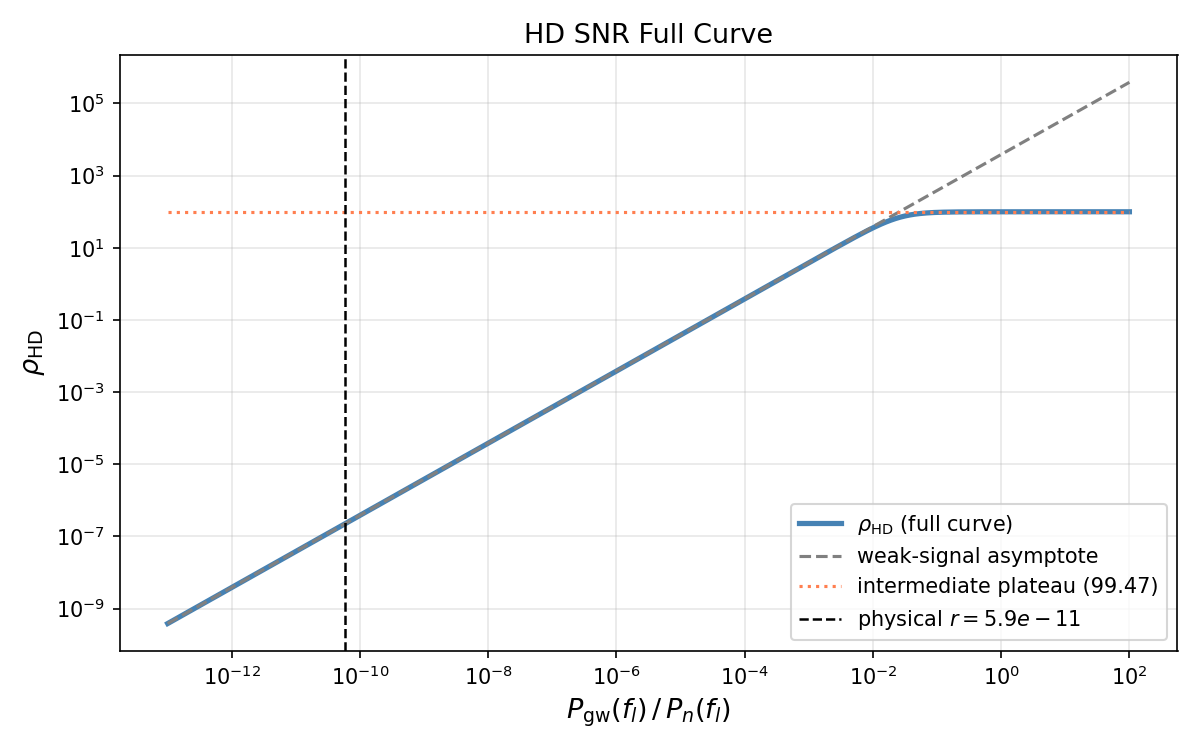

This figure's Python source:
"""
hd_full_curve_snr.py
====================
Plots the full-curve HD SNR vs r = P_gw(f_l)/P_n.

Uses the pair-by-pair diagonal approximation of C^{-1}.

For each pair (a,b), the contribution to rho^2 is (from Romano Case 3 inversion):

    rho^2_HD = sum_{a<b}  2 * Pgw^2 * (F*gamma_ab)^2
                          / [ (Pgw * F*gamma_ab)^2 + (Pgw + sigma^2)^2 ]

where F = 192*pi^3, gamma_ab = gamma_parallel(theta_ab) (raw, without F),
and r = P_gw / P_n is the x-axis variable.

Correct asymptotes:
  Weak signal (r -> 0):
    rho^2 -> 2 * F^2 * sum(gamma_ab^2) * r^2
    rho   -> sqrt(2) * F * sqrt(sum(gamma_ab^2)) * r

  Intermediate (r -> inf):
    rho^2 -> sum_{a<b}  2*(F*gamma_ab)^2 / ((F*gamma_ab)^2 + 1)
    rho   -> sqrt(sum_{a<b} 2*(F*gamma_ab)^2 / ((F*gamma_ab)^2 + 1))
"""

import numpy as np
import matplotlib.pyplot as plt
import sys, os

sys.path.insert(0, os.path.dirname(os.path.abspath(__file__)))
from main import (
    build_star_positions,
    pairwise_theta,
    compute_ell_limits,
    gamma_parallel,
    rho_hd_full,
    STAR_COORDS_DEG,
    N_STARS,
    FIELD_SIZE_DEG,
    RANDOM_SEED,
    P_n,
    sigma_bar_sq,
    PHYSICAL_RATIO,
)

EPS          = 1e-14
ASTRO_FACTOR = 192.0 * np.pi**3


# ============================================================
#  ANALYTIC ASYMPTOTES
# ============================================================

def rho_hd_weak(gammas, r_values):
    """
    Weak-signal asymptote: rho^2 = 2 * F^2 * sum(gamma_ab^2) * r^2

    Derived from the correct HD formula in the limit Pgw << sigma^2:
      numer -> 2 * Pgw^2 * (F*g)^2
      denom -> sigma^4
      rho^2 -> 2 * (F*g*r)^2  (summed over pairs, using Pgw = r*P_n = r*sigma^2)
    """
    F = ASTRO_FACTOR
    sum_gamma2 = float(np.sum(gammas**2))
    return np.sqrt(2.0) * F * np.sqrt(sum_gamma2) * np.asarray(r_values, dtype=float)


def rho_hd_intermediate(gammas):
    """
    Intermediate-signal plateau: rho^2 = sum_{a<b} 2*(F*g)^2 / ((F*g)^2 + 1)

    Derived from the correct HD formula in the limit Pgw >> sigma^2:
      (Pgw + sigma^2)^2 -> Pgw^2
      rho^2_ab -> 2*(F*g)^2 / ((F*g)^2 + 1)  (Pgw^2 cancels)

    This is a pure geometric number, independent of r.
    For F*g >> 1: each term -> 2, so plateau -> sqrt(2*N_pairs) = sqrt(N*(N-1)).
    """
    F  = ASTRO_FACTOR
    Fg = F * gammas
    rho_sq = float(np.sum(2.0 * Fg**2 / (Fg**2 + 1.0)))
    return np.sqrt(max(rho_sq, 0.0))


# ============================================================
#  SWEEP AND PLOT
# ============================================================

def plot_full_curve(gamma_matrix, n_r=400, save_path=None):
    """
    Sweep r = P_gw/P_n over a fixed range and plot rho_HD with asymptotes.

    The sweep [1e-13, 1e2] is fixed so the physical operating point
    (PHYSICAL_RATIO ~ 6e-11) and both transitions arise naturally.
    """
    vals   = gamma_matrix[np.triu_indices_from(gamma_matrix, k=1)]
    gammas = vals[np.isfinite(vals) & (np.abs(vals) > EPS)]
    Np     = len(gammas)
    print(f"N_pairs used: {Np}")

    # Fixed sweep — physical ratio and transitions arise naturally
    r_values = np.logspace(-13, 2, n_r)

    print(f"Computing rho_HD for {n_r} r values ...")
    rho_full = rho_hd_full(r_values, gamma_matrix)
    print("Done.")

    rho_weak_vals = rho_hd_weak(gammas, r_values)
    rho_int_val   = rho_hd_intermediate(gammas)
    rho_int_line  = np.full_like(r_values, rho_int_val)

    F = ASTRO_FACTOR
    sum_gamma2 = float(np.sum(gammas**2))
    print(f"\nsum gamma_ab^2                            = {sum_gamma2:.4e}")
    print(f"F^2 * sum gamma_ab^2                       = {F**2 * sum_gamma2:.4e}")
    print(f"Weak-signal prefactor sqrt(2)*F*sqrt(sum)  = {np.sqrt(2.0)*F*np.sqrt(sum_gamma2):.4f}")
    print(f"Intermediate plateau rho_int               = {rho_int_val:.4f}")
    print(f"Physical r = P_gw/P_n                      = {PHYSICAL_RATIO:.3e}")

    fig, ax = plt.subplots(figsize=(8, 5))

    ax.loglog(r_values, rho_full,
              color='steelblue', lw=2.5, label=r'$\rho_{\rm HD}$ (full curve)')
    ax.loglog(r_values, rho_weak_vals,
              color='grey', lw=1.5, ls='--',
              label=r'weak-signal asymptote')
    ax.loglog(r_values, rho_int_line,
              color='coral', lw=1.5, ls=':',
              label=f'intermediate plateau ({rho_int_val:.2f})')
    ax.axvline(PHYSICAL_RATIO, color='k', lw=1.2, ls='--',
               label=rf'physical $r = {PHYSICAL_RATIO:.1e}$')

    ax.set_xlabel(r'$P_{\rm gw}(f_l)\,/\,P_n(f_l)$', fontsize=13)
    ax.set_ylabel(r'$\rho_{\rm HD}$',                 fontsize=13)
    ax.set_title('HD SNR Full Curve',                  fontsize=13)
    ax.legend(fontsize=10)
    ax.grid(True, which='both', alpha=0.3)
    plt.tight_layout()

    if save_path:
        plt.savefig(save_path, dpi=150)
        print(f"Figure saved to {save_path}")
    else:
        plt.show()

    return r_values, rho_full


# ============================================================
#                        ENTRY POINT
# ============================================================

if __name__ == '__main__':

    stars_deg        = build_star_positions(
        STAR_COORDS_DEG, N_STARS, FIELD_SIZE_DEG, RANDOM_SEED)
    theta_mat        = pairwise_theta(stars_deg)
    ell_min, ell_max = compute_ell_limits(theta_mat, FIELD_SIZE_DEG)

    print(f"ell_min={ell_min}, ell_max={ell_max}, N_stars={N_STARS}")

    gamma = gamma_parallel(theta_mat, ell_min, ell_max)

    r_vals, rho_vals = plot_full_curve(gamma, n_r=400,
                                       save_path="hd_full_curve_snr.png")

    print("\nSelected output (r, rho_HD):")
    for rv, rhov in zip(r_vals[::80], rho_vals[::80]):
        print(f"  r = {rv:.2e}   rho_HD = {rhov:.4f}")
